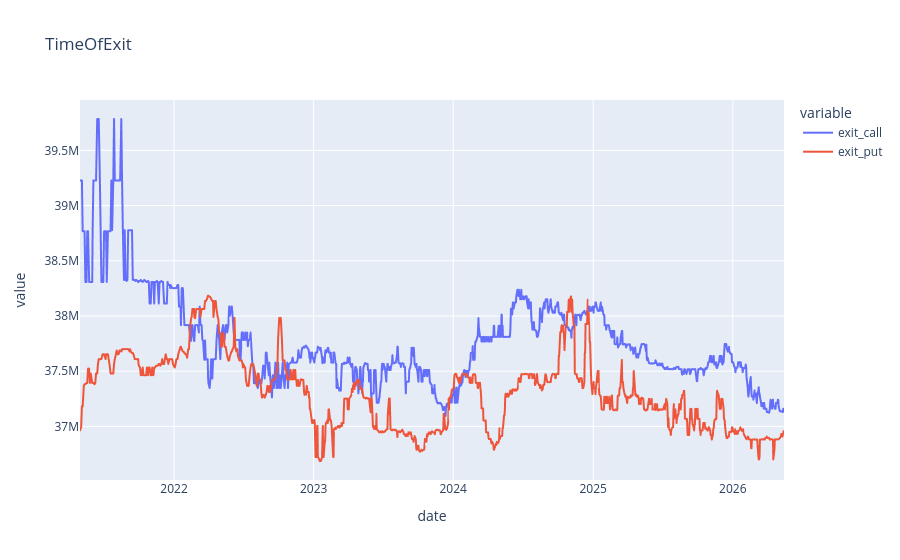

The code cell stored with this chart in its notebook:
### Code cell
px.line(df_roll[['exit_call', 'exit_put']].iloc[50:], title='TimeOfExit')

### Figure 1 — Plotly figure (JSON) as saved in the notebook; plotly's stock layout.template omitted (floating-point values rounded to 4 significant figures; data arrays with more than 128 entries replaced by an {"elided": "..."} marker saying what was removed)
{"data": [{"hovertemplate": "variable=exit_call<br>date=%{x}<br>value=%{y}<extra></extra>", "legendgroup": "exit_call", "line": {"color": "#636efa", "dash": "solid"}, "marker": {"symbol": "circle"}, "mode": "lines", "name": "exit_call", "showlegend": true, "x": {"elided": "1122 str values"}, "xaxis": "x", "y": {"elided": "1122 float values"}, "yaxis": "y", "type": "scattergl"}, {"hovertemplate": "variable=exit_put<br>date=%{x}<br>value=%{y}<extra></extra>", "legendgroup": "exit_put", "line": {"color": "#EF553B", "dash": "solid"}, "marker": {"symbol": "circle"}, "mode": "lines", "name": "exit_put", "showlegend": true, "x": {"elided": "1122 str values"}, "xaxis": "x", "y": {"elided": "1122 float values"}, "yaxis": "y", "type": "scattergl"}], "layout": {"xaxis": {"anchor": "y", "domain": [0.0, 1.0], "title": {"text": "date"}}, "yaxis": {"anchor": "x", "domain": [0.0, 1.0], "title": {"text": "value"}}, "legend": {"title": {"text": "variable"}, "tracegroupgap": 0}, "title": {"text": "TimeOfExit"}}}
